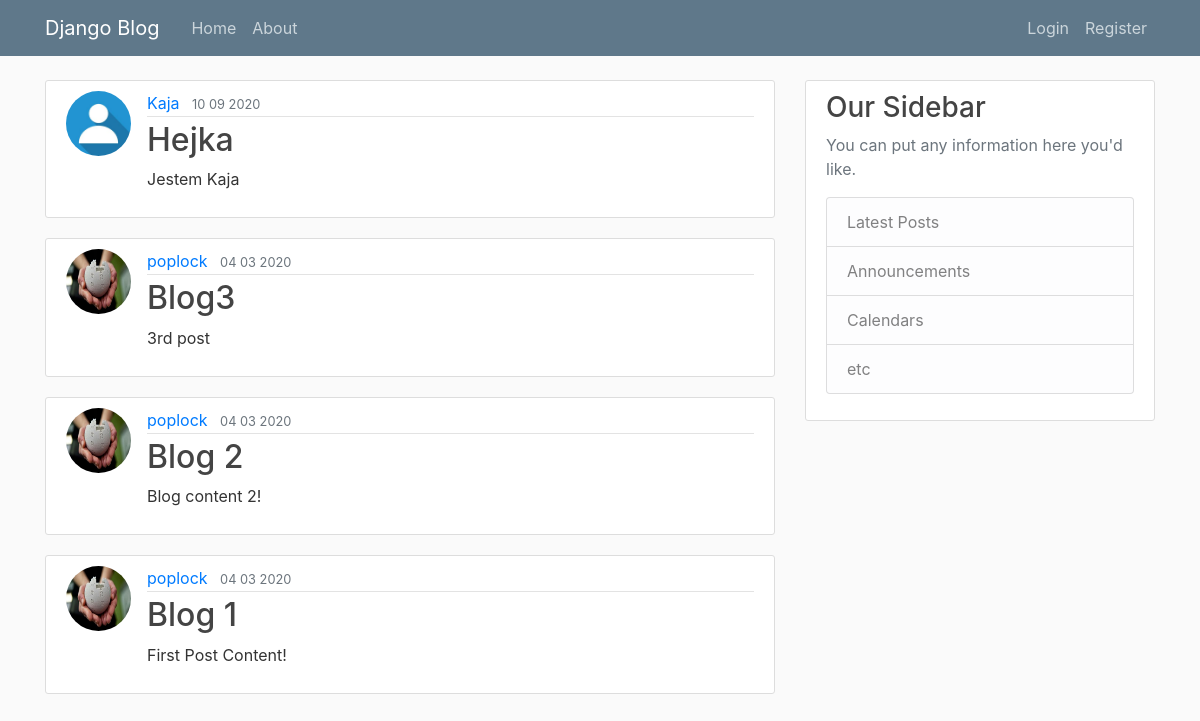
Before: / with the older database file.
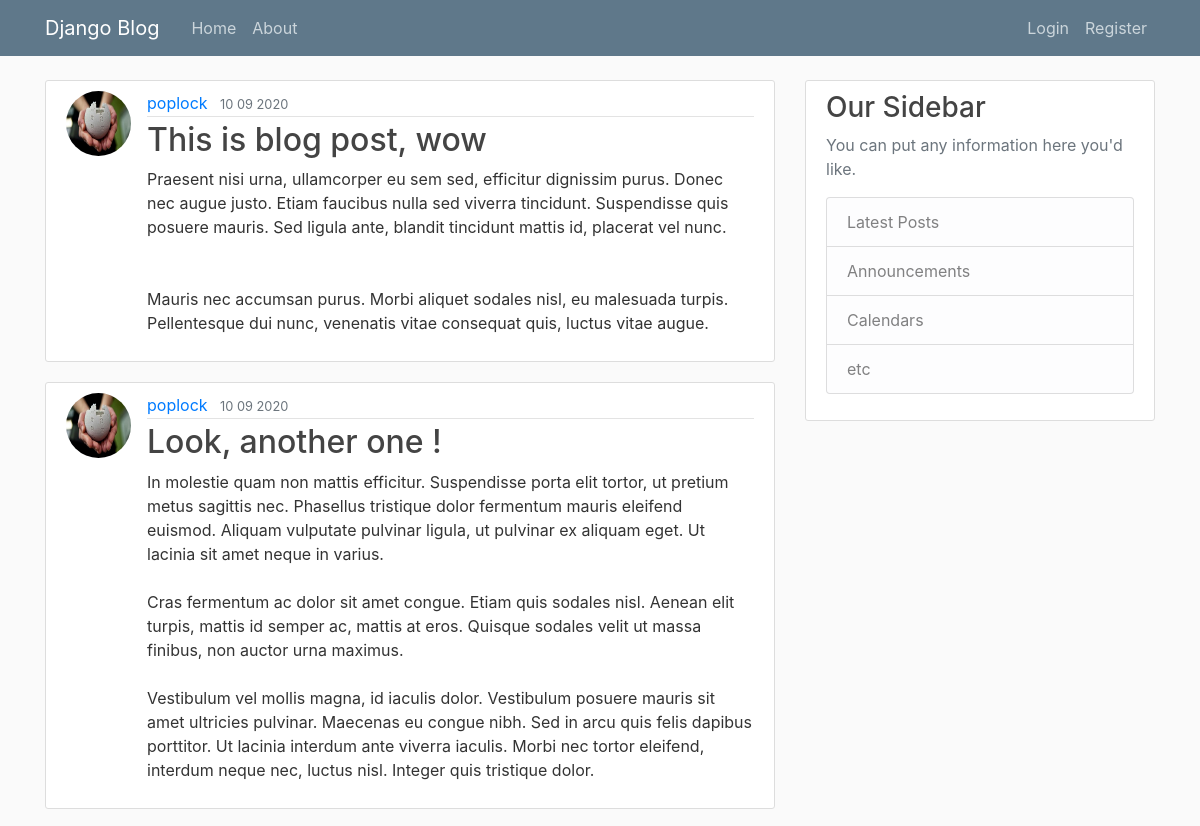
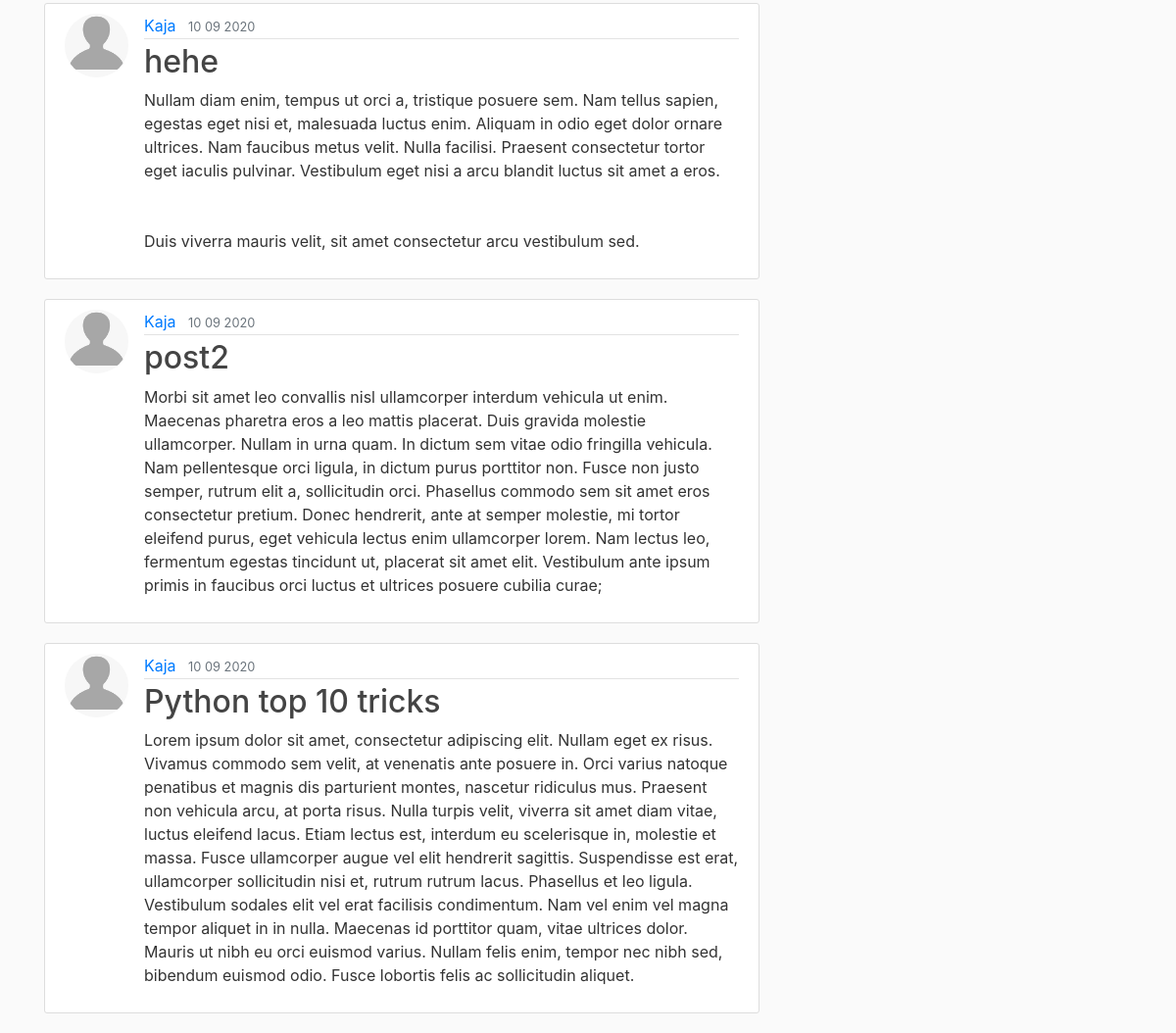
After: the same page with the newer database file (2 pictures, top to bottom).
### blog/models.py (models this page shows, shortened)
class Post(models.Model):
    title = models.CharField(max_length=100)
    content = models.TextField()
    date_posted = models.DateTimeField(default=timezone.now)
    author = models.ForeignKey(User, on_delete=models.CASCADE)

### users/models.py (models this page shows, shortened)
class Profile(models.Model):
    user = models.OneToOneField(User, on_delete=models.CASCADE)
    image = models.ImageField(default='default.jpg', upload_to='profile_pics')

### blog/views.py (the view)
# urls.py: path('', PostListView.as_view(), name='blog-home'),
class PostListView(ListView):
    model = Post
    template_name = 'blog/home.html'
    context_object_name = 'posts'
    ordering = ['-date_posted']
    paginate_by = 5

### blog/templates/blog/home.html
{% extends "blog/base.html" %}
{% block content %}
{% for post in posts %}
<article class="media content-section">
  <img class="rounded-circle article-img" src={{ post.author.profile.image.url }}>
  <div class="media-body">
    <div class="article-metadata">
      <a class="mr-2" href="#">{{ post.author }}</a>
      <small class="text-muted">{{ post.date_posted|date:"d m Y" }}</small>
    </div>
    <h2><a class="article-title" href="{% url 'post-detail' post.id %}">{{ post.title }}</a></h2>
    <p class="article-content">{{ post.content }}</p>
  </div>
</article>
{% endfor %}
{% endblock content %}

Changed rows visible on the page:
no longer on this page (row unchanged): Post: author.profile.image (placeholder picture), author "Kaja", date_posted "10 09 2020", title "Hejka", content "Jestem Kaja"
no longer on this page (row unchanged): Post: author.profile.image (picture), author "poplock", date_posted "04 03 2020", title "Blog3", content "3rd post"
no longer on this page (row unchanged): Post: author.profile.image (picture), author "poplock", date_posted "04 03 2020", title "Blog 2", content "Blog content 2!"
no longer on this page (row unchanged): Post: author.profile.image (picture), author "poplock", date_posted "04 03 2020", title "Blog 1", content "First Post Content!"
added Post: author.profile.image (picture), author "poplock", date_posted "10 09 2020", title "This is blog post, wow", content "Praesent nisi urna, ullamcorper eu sem sed, efficitur dignissim purus. Donec nec augue justo. Etiam faucibus nulla sed viverra tincidunt. Suspendisse quis posuere mauris. Sed ligula ante, blandit tincidunt mattis id, placerat vel nunc. Mauris nec accumsan purus. Morbi aliquet sodales nisl, eu malesuada turpis. Pellentesque dui nunc, venenatis vitae consequat quis, luctus vitae augue."
added Post: author.profile.image (picture), author "poplock", date_posted "10 09 2020", title "Look, another one !", content "In molestie quam non mattis efficitur. Suspendisse porta elit tortor, ut pretium metus sagittis nec. Phasellus tristique dolor fermentum mauris eleifend euismod. Aliquam vulputate pulvinar ligula, ut pulvinar ex aliquam eget. Ut lacinia sit amet neque in varius. Cras fermentum ac dolor sit amet congue. Etiam quis sodales nisl. Aenean elit turpis, mattis id semper ac, mattis at eros. Quisque sodales velit ut massa finibus, non auctor urna maximus. Vestibulum vel mollis magna, id iaculis dolor. Vestibulum posuere mauris sit amet ultricies pulvinar. Maecenas eu congue nibh. Sed in arcu quis felis dapibus porttitor. Ut lacinia interdum ante viverra iaculis. Morbi nec tortor eleifend, interdum…"
added Post: author.profile.image (picture), author "Kaja", date_posted "10 09 2020", title "hehe", content "Nullam diam enim, tempus ut orci a, tristique posuere sem. Nam tellus sapien, egestas eget nisi et, malesuada luctus enim. Aliquam in odio eget dolor ornare ultrices. Nam faucibus metus velit. Nulla facilisi. Praesent consectetur tortor eget iaculis pulvinar. Vestibulum eget nisi a arcu blandit luctus sit amet a eros. Duis viverra mauris velit, sit amet consectetur arcu vestibulum sed."
added Post: author.profile.image (picture), author "Kaja", date_posted "10 09 2020", title "post2", content "Morbi sit amet leo convallis nisl ullamcorper interdum vehicula ut enim. Maecenas pharetra eros a leo mattis placerat. Duis gravida molestie ullamcorper. Nullam in urna quam. In dictum sem vitae odio fringilla vehicula. Nam pellentesque orci ligula, in dictum purus porttitor non. Fusce non justo semper, rutrum elit a, sollicitudin orci. Phasellus commodo sem sit amet eros consectetur pretium. Donec hendrerit, ante at semper molestie, mi tortor eleifend purus, eget vehicula lectus enim ullamcorper lorem. Nam lectus leo, fermentum egestas tincidunt ut, placerat sit amet elit. Vestibulum ante ipsum primis in faucibus orci luctus et ultrices posuere cubilia curae;"
added Post: author.profile.image (picture), author "Kaja", date_posted "10 09 2020", title "Python top 10 tricks", content "Lorem ipsum dolor sit amet, consectetur adipiscing elit. Nullam eget ex risus. Vivamus commodo sem velit, at venenatis ante posuere in. Orci varius natoque penatibus et magnis dis parturient montes, nascetur ridiculus mus. Praesent non vehicula arcu, at porta risus. Nulla turpis velit, viverra sit amet diam vitae, luctus eleifend lacus. Etiam lectus est, interdum eu scelerisque in, molestie et massa. Fusce ullamcorper augue vel elit hendrerit sagittis. Suspendisse est erat, ullamcorper sollicitudin nisi et, rutrum rutrum lacus. Phasellus et leo ligula. Vestibulum sodales elit vel erat facilisis condimentum. Nam vel enim vel magna tempor aliquet in in nulla. Maecenas id porttitor quam, vitae…"
